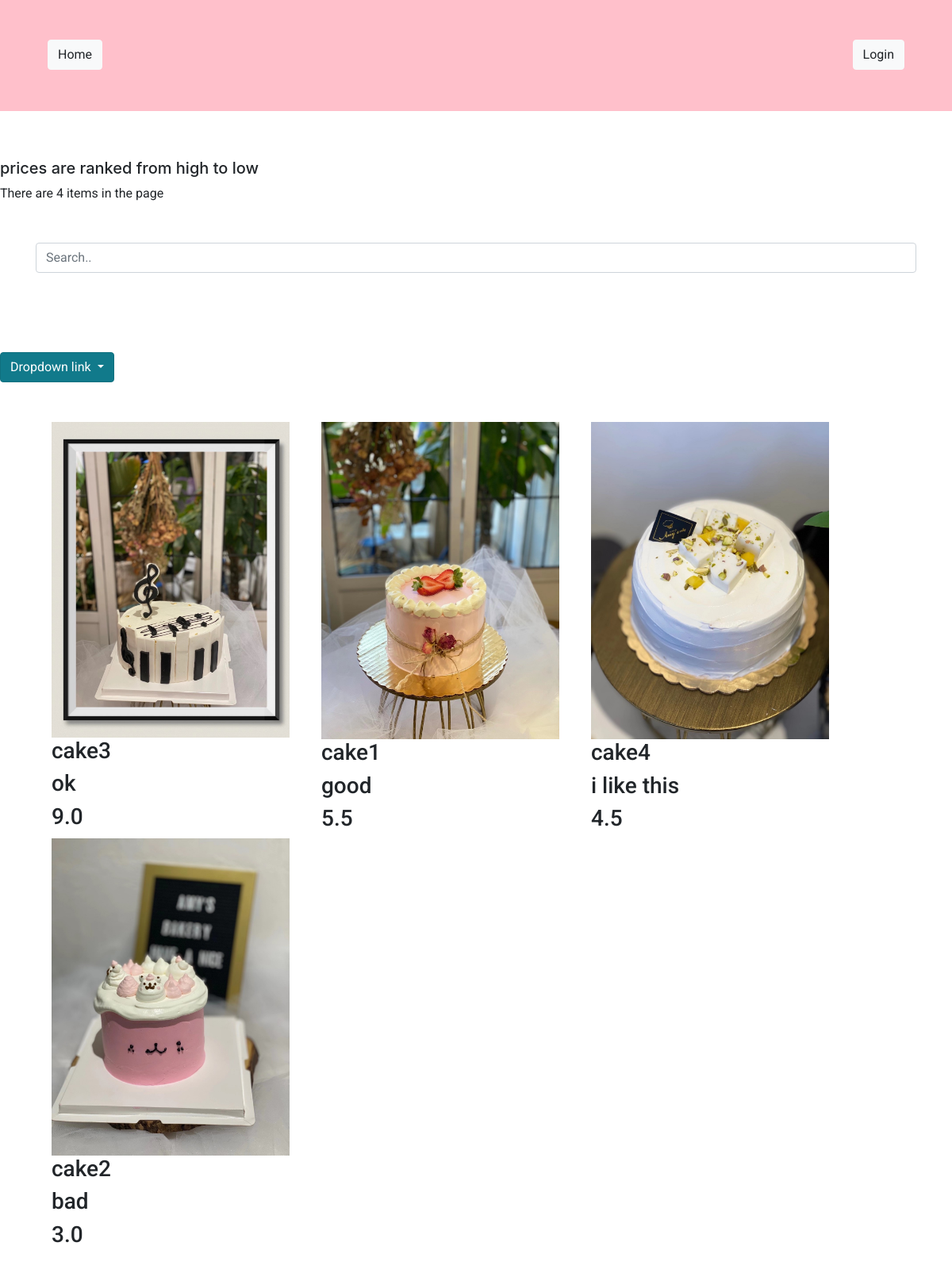
The app's page /high_price with its own data.
### app/models.py (models this page shows, shortened)
class Product(db.Model):
    __tablename__ = 'products'
    id = db.Column(db.Integer,primary_key = True)
    product_name = db.Column(db.Text)
    product_description = db.Column(db.Text)
    product_image = db.Column(db.String(20), nullable=False)
    product_price = db.Column(db.REAL)

### app/routes.py (the view)
@app.route('/high_price')
def high_price():
    conn = get_db_connection()
    total_item_in_home_page = conn.execute('SELECT count(*) FROM products;').fetchone()
    get_price_high_to_low = conn.execute('''
    SELECT p.product_price, p.product_name, p.product_image,p.product_description
    FROM products p
    ORDER BY p.product_price DESC
    ''').fetchall()
    conn.close()
    return render_template('high_price.html', get_price_high_to_low = get_price_high_to_low, total_item_in_home_page = total_item_in_home_page)

### app/routes.py (called while the page is built)
def get_db_connection():
    conn = sqlite3.connect('app.db')
    conn.row_factory = sqlite3.Row
    return conn

### app/templates/high_price.html (shortened to what this page needs)
{% extends "base.html" %} {% block content %}
<h5>prices are ranked from high to low</h5>
<p id="length">There are {{ total_item_in_home_page[0] }} items in the page</p>
<div class="container">
    <input class="form-control" id="myInput" type="text" placeholder="Search..">
</div>
<div class="dropdown show">
    <a class="btn btn-info dropdown-toggle" href="#" role="button" id="dropdownMenuLink" data-toggle="dropdown" aria-haspopup="true" aria-expanded="false">
      Dropdown link
    </a>
</div>
<div class="container">
    {% for high_products_list in get_price_high_to_low %}
    <div class="image" name="total" id="myTable">
        <img id="product-image-{{loop.index}}" src="{{ url_for('upload', filename=high_products_list[2]) }}" style="width: 300px">
        <h3 id="product-name-{{loop.index}}">{{ high_products_list[1] }}</h3>
        <h3 id="product-description-{{loop.index}}">{{ high_products_list[3] }}</h3>
        <h3 id="product-price-{{loop.index}}">{{ high_products_list[0] }}</h3>
    </div>
    {% endfor %}
</div>
{% endblock %}

### app/static/css/style.css (style rules this page uses)
* { margin: 0; padding: 0; box-sizing: border-box; font-family: 'Roboto', sans-serif; }
.container, .products-container { display: flex; flex-wrap: wrap; margin-top: 50px; padding-bottom: 100px; }
.image { margin-right: 20px; margin-left: 20px; position: relative; overflow: hidden; }

### records on screen
Product: product_image (picture), product_name "cake3", product_description "ok", product_price "9.0"
Product: product_image (picture), product_name "cake1", product_description "good", product_price "5.5"
Product: product_image (picture), product_name "cake4", product_description "i like this", product_price "4.5"
Product: product_image (picture), product_name "cake2", product_description "bad", product_price "3.0"

### other values on screen
{{ total_item_in_home_page[0] }} "4"
